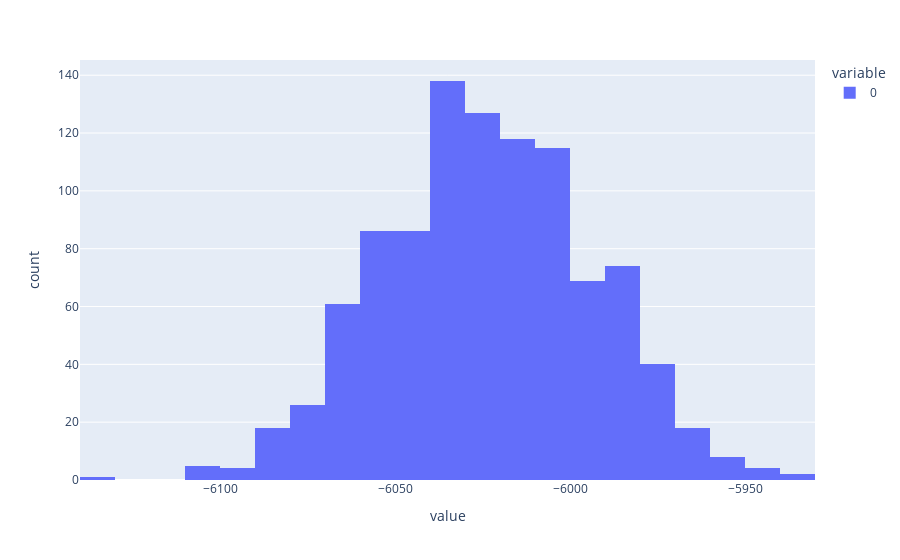

Notebook code cell kept with this figure:
### Markdown cell above
Show the histogram of cumulative rewards

### Code cell
import plotly.express as px 

fig = px.histogram(realized_cum_rewards.detach().numpy(), nbins=20)
fig.show()

### Figure 1 — Plotly figure (JSON) as saved in the notebook; plotly's stock layout.template omitted (floating-point values rounded to 4 significant figures; data arrays with more than 128 entries replaced by an {"elided": "..."} marker saying what was removed)
{"data": [{"alignmentgroup": "True", "bingroup": "x", "hovertemplate": "variable=0<br>value=%{x}<br>count=%{y}<extra></extra>", "legendgroup": "0", "marker": {"color": "#636efa", "pattern": {"shape": ""}}, "name": "0", "nbinsx": 20, "offsetgroup": "0", "orientation": "v", "showlegend": true, "type": "histogram", "x": {"elided": "1000 float values"}, "xaxis": "x", "yaxis": "y"}], "layout": {"barmode": "relative", "legend": {"title": {"text": "variable"}, "tracegroupgap": 0}, "margin": {"t": 60}, "xaxis": {"anchor": "y", "domain": [0, 1], "title": {"text": "value"}}, "yaxis": {"anchor": "x", "domain": [0, 1], "title": {"text": "count"}}}}
